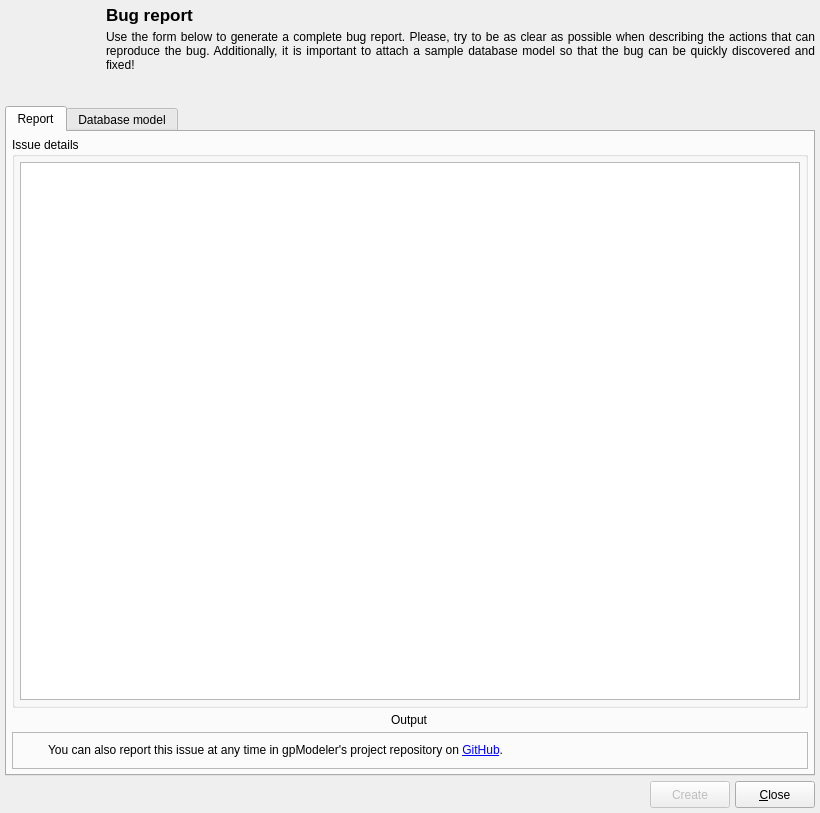
<?xml version="1.0" encoding="UTF-8"?>
<ui version="4.0">
 <class>BugReportForm</class>
 <widget class="QDialog" name="BugReportForm">
  <property name="windowModality">
   <enum>Qt::WindowModality::ApplicationModal</enum>
  </property>
  <property name="geometry">
   <rect>
    <x>0</x>
    <y>0</y>
    <width>820</width>
    <height>813</height>
   </rect>
  </property>
  <property name="sizePolicy">
   <sizepolicy hsizetype="Preferred" vsizetype="Preferred">
    <horstretch>0</horstretch>
    <verstretch>0</verstretch>
   </sizepolicy>
  </property>
  <property name="minimumSize">
   <size>
    <width>550</width>
    <height>500</height>
   </size>
  </property>
  <property name="maximumSize">
   <size>
    <width>16777215</width>
    <height>16777215</height>
   </size>
  </property>
  <property name="windowTitle">
   <string>Bug report</string>
  </property>
  <property name="windowIcon">
   <iconset resource="../../res/resources.qrc">
    <normaloff>:/icons/icons/bugreport.png</normaloff>:/icons/icons/bugreport.png</iconset>
  </property>
  <layout class="QGridLayout" name="gridLayout">
   <property name="leftMargin">
    <number>5</number>
   </property>
   <property name="topMargin">
    <number>5</number>
   </property>
   <property name="rightMargin">
    <number>5</number>
   </property>
   <property name="bottomMargin">
    <number>5</number>
   </property>
   <property name="spacing">
    <number>5</number>
   </property>
   <item row="0" column="0" rowspan="2">
    <widget class="QLabel" name="logo_lbl">
     <property name="sizePolicy">
      <sizepolicy hsizetype="Fixed" vsizetype="Fixed">
       <horstretch>0</horstretch>
       <verstretch>0</verstretch>
      </sizepolicy>
     </property>
     <property name="minimumSize">
      <size>
       <width>96</width>
       <height>96</height>
      </size>
     </property>
     <property name="maximumSize">
      <size>
       <width>96</width>
       <height>96</height>
      </size>
     </property>
     <property name="text">
      <string/>
     </property>
     <property name="pixmap">
      <pixmap resource="../../res/resources.qrc">:/icons/icons/bugreport.png</pixmap>
     </property>
     <property name="scaledContents">
      <bool>true</bool>
     </property>
     <property name="alignment">
      <set>Qt::AlignmentFlag::AlignLeading|Qt::AlignmentFlag::AlignLeft|Qt::AlignmentFlag::AlignTop</set>
     </property>
    </widget>
   </item>
   <item row="0" column="1">
    <widget class="QLabel" name="title_lbl">
     <property name="sizePolicy">
      <sizepolicy hsizetype="Preferred" vsizetype="Fixed">
       <horstretch>0</horstretch>
       <verstretch>0</verstretch>
      </sizepolicy>
     </property>
     <property name="font">
      <font>
       <pointsize>13</pointsize>
       <bold>true</bold>
      </font>
     </property>
     <property name="text">
      <string>Bug report</string>
     </property>
     <property name="margin">
      <number>4</number>
     </property>
    </widget>
   </item>
   <item row="3" column="0" colspan="2">
    <layout class="QHBoxLayout" name="horizontalLayout">
     <property name="spacing">
      <number>5</number>
     </property>
     <property name="leftMargin">
      <number>0</number>
     </property>
     <property name="bottomMargin">
      <number>0</number>
     </property>
     <item>
      <widget class="QLabel" name="pgmodeler_name_lbl">
       <property name="sizePolicy">
        <sizepolicy hsizetype="Preferred" vsizetype="Fixed">
         <horstretch>0</horstretch>
         <verstretch>0</verstretch>
        </sizepolicy>
       </property>
       <property name="maximumSize">
        <size>
         <width>180</width>
         <height>35</height>
        </size>
       </property>
       <property name="text">
        <string/>
       </property>
       <property name="pixmap">
        <pixmap resource="../../res/resources.qrc">:/images/images/pgmodeler_name.png</pixmap>
       </property>
       <property name="scaledContents">
        <bool>true</bool>
       </property>
      </widget>
     </item>
     <item>
      <spacer>
       <property name="orientation">
        <enum>Qt::Orientation::Horizontal</enum>
       </property>
       <property name="sizeHint" stdset="0">
        <size>
         <width>91</width>
         <height>27</height>
        </size>
       </property>
      </spacer>
     </item>
     <item>
      <widget class="QPushButton" name="create_btn">
       <property name="enabled">
        <bool>false</bool>
       </property>
       <property name="sizePolicy">
        <sizepolicy hsizetype="Preferred" vsizetype="Preferred">
         <horstretch>0</horstretch>
         <verstretch>0</verstretch>
        </sizepolicy>
       </property>
       <property name="maximumSize">
        <size>
         <width>16777215</width>
         <height>16777215</height>
        </size>
       </property>
       <property name="text">
        <string>Create</string>
       </property>
       <property name="icon">
        <iconset resource="../../res/resources.qrc">
         <normaloff>:/icons/icons/save.png</normaloff>:/icons/icons/save.png</iconset>
       </property>
       <property name="iconSize">
        <size>
         <width>28</width>
         <height>28</height>
        </size>
       </property>
       <property name="default">
        <bool>true</bool>
       </property>
      </widget>
     </item>
     <item>
      <widget class="QPushButton" name="close_btn">
       <property name="sizePolicy">
        <sizepolicy hsizetype="Preferred" vsizetype="Preferred">
         <horstretch>0</horstretch>
         <verstretch>0</verstretch>
        </sizepolicy>
       </property>
       <property name="maximumSize">
        <size>
         <width>16777215</width>
         <height>16777215</height>
        </size>
       </property>
       <property name="text">
        <string>&amp;Close</string>
       </property>
       <property name="icon">
        <iconset resource="../../res/resources.qrc">
         <normaloff>:/icons/icons/close1.png</normaloff>:/icons/icons/close1.png</iconset>
       </property>
       <property name="iconSize">
        <size>
         <width>28</width>
         <height>28</height>
        </size>
       </property>
       <property name="flat">
        <bool>false</bool>
       </property>
      </widget>
     </item>
    </layout>
   </item>
   <item row="1" column="1">
    <widget class="QLabel" name="msg_lbl">
     <property name="sizePolicy">
      <sizepolicy hsizetype="Expanding" vsizetype="Preferred">
       <horstretch>0</horstretch>
       <verstretch>0</verstretch>
      </sizepolicy>
     </property>
     <property name="minimumSize">
      <size>
       <width>0</width>
       <height>0</height>
      </size>
     </property>
     <property name="text">
      <string>Use the form below to generate a complete bug report. Please, try to be as clear as possible when describing the actions that can reproduce the bug. Additionally, it is important to attach a sample database model so that the bug can be quickly discovered and fixed!</string>
     </property>
     <property name="textFormat">
      <enum>Qt::TextFormat::PlainText</enum>
     </property>
     <property name="alignment">
      <set>Qt::AlignmentFlag::AlignJustify|Qt::AlignmentFlag::AlignTop</set>
     </property>
     <property name="wordWrap">
      <bool>true</bool>
     </property>
     <property name="margin">
      <number>4</number>
     </property>
     <property name="openExternalLinks">
      <bool>true</bool>
     </property>
     <property name="textInteractionFlags">
      <set>Qt::TextInteractionFlag::TextSelectableByMouse</set>
     </property>
    </widget>
   </item>
   <item row="2" column="0" colspan="2">
    <widget class="QTabWidget" name="report_twg">
     <property name="sizePolicy">
      <sizepolicy hsizetype="Expanding" vsizetype="Expanding">
       <horstretch>0</horstretch>
       <verstretch>0</verstretch>
      </sizepolicy>
     </property>
     <property name="currentIndex">
      <number>0</number>
     </property>
     <property name="iconSize">
      <size>
       <width>22</width>
       <height>22</height>
      </size>
     </property>
     <widget class="QWidget" name="tab">
      <attribute name="icon">
       <iconset resource="../../res/resources.qrc">
        <normaloff>:/icons/icons/sourcecode.png</normaloff>:/icons/icons/sourcecode.png</iconset>
      </attribute>
      <attribute name="title">
       <string>Report</string>
      </attribute>
      <layout class="QVBoxLayout" name="report_tab_grid">
       <property name="spacing">
        <number>5</number>
       </property>
       <property name="leftMargin">
        <number>5</number>
       </property>
       <property name="topMargin">
        <number>5</number>
       </property>
       <property name="rightMargin">
        <number>5</number>
       </property>
       <property name="bottomMargin">
        <number>5</number>
       </property>
       <item>
        <widget class="QGroupBox" name="details_gb">
         <property name="title">
          <string>Issue details</string>
         </property>
         <layout class="QGridLayout" name="gridLayout_3">
          <property name="leftMargin">
           <number>5</number>
          </property>
          <property name="topMargin">
           <number>5</number>
          </property>
          <property name="rightMargin">
           <number>5</number>
          </property>
          <property name="bottomMargin">
           <number>5</number>
          </property>
          <property name="spacing">
           <number>5</number>
          </property>
          <item row="0" column="0">
           <widget class="QPlainTextEdit" name="details_txt"/>
          </item>
         </layout>
        </widget>
       </item>
       <item>
        <widget class="QWidget" name="output_wgt" native="true">
         <layout class="QHBoxLayout" name="output_lt">
          <property name="spacing">
           <number>5</number>
          </property>
          <property name="leftMargin">
           <number>0</number>
          </property>
          <property name="topMargin">
           <number>0</number>
          </property>
          <property name="rightMargin">
           <number>0</number>
          </property>
          <property name="bottomMargin">
           <number>0</number>
          </property>
          <item>
           <widget class="QLabel" name="output_lbl">
            <property name="sizePolicy">
             <sizepolicy hsizetype="Fixed" vsizetype="Preferred">
              <horstretch>0</horstretch>
              <verstretch>0</verstretch>
             </sizepolicy>
            </property>
            <property name="text">
             <string>Output</string>
            </property>
           </widget>
          </item>
         </layout>
        </widget>
       </item>
       <item>
        <widget class="QFrame" name="hint_frm">
         <property name="sizePolicy">
          <sizepolicy hsizetype="Preferred" vsizetype="Fixed">
           <horstretch>0</horstretch>
           <verstretch>0</verstretch>
          </sizepolicy>
         </property>
         <property name="minimumSize">
          <size>
           <width>0</width>
           <height>0</height>
          </size>
         </property>
         <property name="frameShape">
          <enum>QFrame::Shape::StyledPanel</enum>
         </property>
         <property name="frameShadow">
          <enum>QFrame::Shadow::Raised</enum>
         </property>
         <layout class="QGridLayout" name="gridLayout_5">
          <property name="leftMargin">
           <number>5</number>
          </property>
          <property name="topMargin">
           <number>5</number>
          </property>
          <property name="rightMargin">
           <number>5</number>
          </property>
          <property name="bottomMargin">
           <number>5</number>
          </property>
          <property name="spacing">
           <number>5</number>
          </property>
          <item row="0" column="0">
           <widget class="QLabel" name="icon_lbl">
            <property name="minimumSize">
             <size>
              <width>25</width>
              <height>25</height>
             </size>
            </property>
            <property name="maximumSize">
             <size>
              <width>25</width>
              <height>25</height>
             </size>
            </property>
            <property name="text">
             <string/>
            </property>
            <property name="textFormat">
             <enum>Qt::TextFormat::AutoText</enum>
            </property>
            <property name="pixmap">
             <pixmap resource="../../res/resources.qrc">:/icons/icons/info.png</pixmap>
            </property>
            <property name="scaledContents">
             <bool>true</bool>
            </property>
           </widget>
          </item>
          <item row="0" column="1">
           <widget class="QLabel" name="hint_lbl">
            <property name="text">
             <string>You can also report this issue at any time in gpModeler's project repository on &lt;a href=&quot;https://github.com/gamesmod/gpmodeler/issues&quot;&gt;GitHub&lt;/a&gt;. </string>
            </property>
            <property name="textFormat">
             <enum>Qt::TextFormat::AutoText</enum>
            </property>
            <property name="wordWrap">
             <bool>true</bool>
            </property>
            <property name="openExternalLinks">
             <bool>true</bool>
            </property>
           </widget>
          </item>
         </layout>
        </widget>
       </item>
      </layout>
     </widget>
     <widget class="QWidget" name="tab_3">
      <attribute name="icon">
       <iconset resource="../../res/resources.qrc">
        <normaloff>:/icons/icons/dbmodel.png</normaloff>:/icons/icons/dbmodel.png</iconset>
      </attribute>
      <attribute name="title">
       <string>Database model</string>
      </attribute>
      <layout class="QGridLayout" name="gridLayout_4">
       <property name="leftMargin">
        <number>5</number>
       </property>
       <property name="topMargin">
        <number>5</number>
       </property>
       <property name="rightMargin">
        <number>5</number>
       </property>
       <property name="bottomMargin">
        <number>5</number>
       </property>
       <property name="spacing">
        <number>5</number>
       </property>
       <item row="0" column="0" colspan="2">
        <widget class="QWidget" name="attach_wgt" native="true">
         <property name="minimumSize">
          <size>
           <width>0</width>
           <height>0</height>
          </size>
         </property>
         <layout class="QHBoxLayout" name="horizontalLayout_2">
          <property name="spacing">
           <number>5</number>
          </property>
          <property name="leftMargin">
           <number>0</number>
          </property>
          <property name="topMargin">
           <number>0</number>
          </property>
          <property name="rightMargin">
           <number>0</number>
          </property>
          <property name="bottomMargin">
           <number>0</number>
          </property>
          <item>
           <widget class="QCheckBox" name="attach_mod_chk">
            <property name="text">
             <string>Attach the below database model file to be debugged.</string>
            </property>
            <property name="checked">
             <bool>true</bool>
            </property>
           </widget>
          </item>
          <item>
           <widget class="QToolButton" name="attach_tb">
            <property name="toolTip">
             <string>Attach a different database model</string>
            </property>
            <property name="text">
             <string/>
            </property>
            <property name="icon">
             <iconset resource="../../res/resources.qrc">
              <normaloff>:/icons/icons/open.png</normaloff>:/icons/icons/open.png</iconset>
            </property>
            <property name="iconSize">
             <size>
              <width>25</width>
              <height>25</height>
             </size>
            </property>
            <property name="toolButtonStyle">
             <enum>Qt::ToolButtonStyle::ToolButtonIconOnly</enum>
            </property>
           </widget>
          </item>
         </layout>
         <zorder>attach_tb</zorder>
         <zorder>attach_mod_chk</zorder>
        </widget>
       </item>
       <item row="1" column="0" colspan="2">
        <widget class="QPlainTextEdit" name="model_txt">
         <property name="enabled">
          <bool>true</bool>
         </property>
         <property name="font">
          <font>
           <pointsize>8</pointsize>
           <italic>true</italic>
          </font>
         </property>
         <property name="readOnly">
          <bool>true</bool>
         </property>
        </widget>
       </item>
      </layout>
     </widget>
    </widget>
   </item>
  </layout>
 </widget>
 <tabstops>
  <tabstop>report_twg</tabstop>
  <tabstop>details_txt</tabstop>
  <tabstop>attach_mod_chk</tabstop>
  <tabstop>attach_tb</tabstop>
  <tabstop>model_txt</tabstop>
  <tabstop>create_btn</tabstop>
  <tabstop>close_btn</tabstop>
 </tabstops>
 <resources>
  <include location="../../res/resources.qrc"/>
 </resources>
 <connections/>
</ui>
